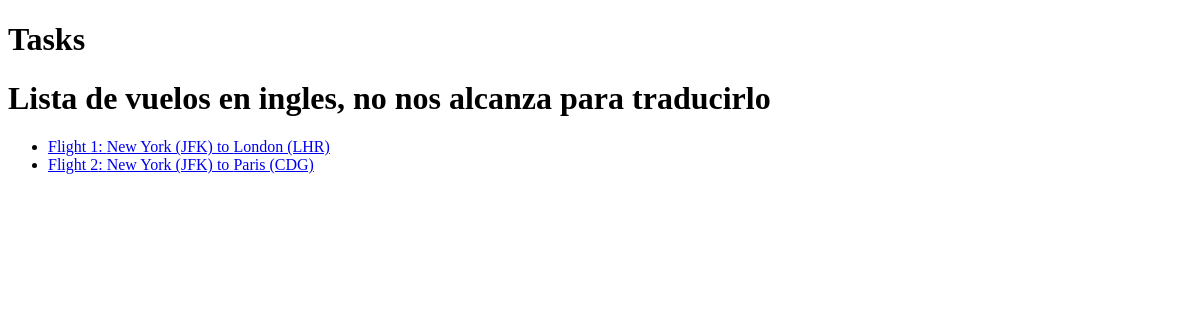
The page /flights/ on the database as committed earlier.
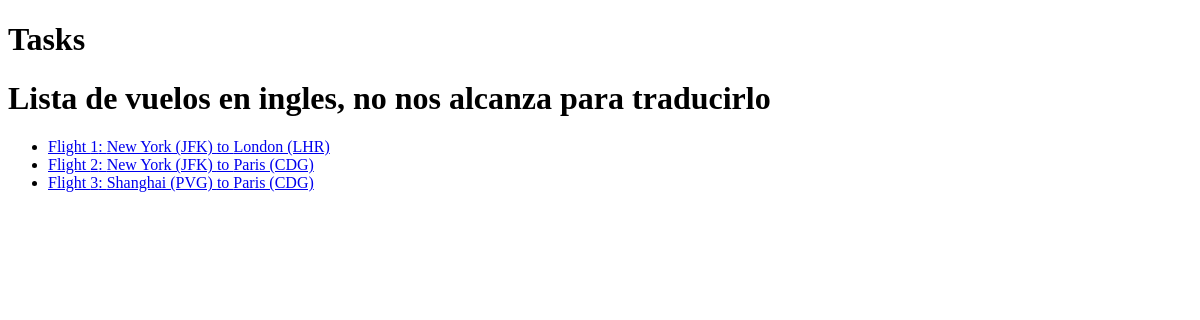
The same page on the database as committed later.
### flights/models.py (models this page shows, shortened)
class Flight(models.Model):
	origin = models.ForeignKey(Airport, on_delete=models.CASCADE, related_name="departures")
	destination = models.ForeignKey(Airport, on_delete=models.CASCADE, related_name="arrivals")
	duration = models.IntegerField()

class Airport(models.Model):
	code = models.CharField(max_length=3)
	city = models.CharField(max_length=64)
	def __str__(self):
		return f"{self.city} ({self.code})"

### flights/views.py (the view)
# urls.py: path("", views.index, name="index"),
def index(request):
	return render(request, "flights/index.html", {
		"flights": Flight.objects.all()
	})

### flights/templates/flights/index.html
{% extends "flights/layout.html" %}
    {% block body %}
    <h1> Lista de vuelos en ingles, no nos alcanza para traducirlo </h1>
        <ul>
              {% for flight in flights %}
                <li>
                    <a href="{% url 'flights:flight' flight.id %}">
                           Flight {{ flight.id }}: {{ flight.origin }} to {{ flight.destination }}
                    </a>
              </li>
              {% endfor %}
        </ul>
    {% endblock %}

Rows that differ between the two databases and show on the page:
added Flight: id "3", origin "Shanghai (PVG)", destination "Paris (CDG)"
